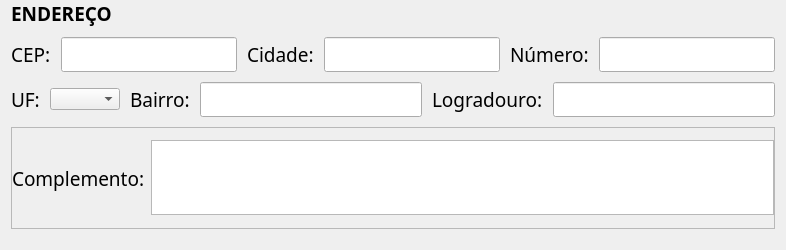
                 <widget class="QFrame" name="frame_Endereco">
                  <property name="minimumSize">
                   <size>
                    <width>0</width>
                    <height>250</height>
                   </size>
                  </property>
                  <property name="styleSheet">
                   <string notr="true"/>
                  </property>
                  <property name="frameShape">
                   <enum>QFrame::NoFrame</enum>
                  </property>
                  <property name="frameShadow">
                   <enum>QFrame::Raised</enum>
                  </property>
                  <layout class="QVBoxLayout" name="verticalLayout_10">
                   <property name="spacing">
                    <number>10</number>
                   </property>
                   <property name="topMargin">
                    <number>0</number>
                   </property>
                   <item>
                    <widget class="QLabel" name="label_Endereco">
                     <property name="font">
                      <font>
                       <family>Tw Cen MT</family>
                       <pointsize>14</pointsize>
                       <weight>75</weight>
                       <bold>true</bold>
                      </font>
                     </property>
                     <property name="text">
                      <string>ENDEREÇO</string>
                     </property>
                    </widget>
                   </item>
                   <item>
                    <widget class="QFrame" name="frame_EnderecoHorizontal1">
                     <property name="frameShape">
                      <enum>QFrame::NoFrame</enum>
                     </property>
                     <property name="frameShadow">
                      <enum>QFrame::Raised</enum>
                     </property>
                     <layout class="QHBoxLayout" name="horizontalLayout_15">
                      <property name="spacing">
                       <number>10</number>
                      </property>
                      <property name="leftMargin">
                       <number>0</number>
                      </property>
                      <property name="topMargin">
                       <number>0</number>
                      </property>
                      <property name="rightMargin">
                       <number>0</number>
                      </property>
                      <property name="bottomMargin">
                       <number>0</number>
                      </property>
                      <item>
                       <widget class="QLabel" name="label_CEP">
                        <property name="font">
                         <font>
                          <family>Tw Cen MT</family>
                          <pointsize>14</pointsize>
                         </font>
                        </property>
                        <property name="text">
                         <string>CEP:</string>
                        </property>
                       </widget>
                      </item>
                      <item>
                       <widget class="QLineEdit" name="lineEdit_CEP">
                        <property name="font">
                         <font>
                          <family>Tw Cen MT</family>
                          <pointsize>14</pointsize>
                         </font>
                        </property>
                        <property name="focusPolicy">
                         <enum>Qt::StrongFocus</enum>
                        </property>
                        <property name="placeholderText">
                         <string/>
                        </property>
                       </widget>
                      </item>
                      <item>
                       <widget class="QLabel" name="label_Cidade">
                        <property name="font">
                         <font>
                          <family>Tw Cen MT</family>
                          <pointsize>14</pointsize>
                         </font>
                        </property>
                        <property name="text">
                         <string>Cidade:</string>
                        </property>
                       </widget>
                      </item>
                      <item>
                       <widget class="QLineEdit" name="lineEdit_Cidade">
                        <property name="font">
                         <font>
                          <family>Tw Cen MT</family>
                          <pointsize>14</pointsize>
                         </font>
                        </property>
                       </widget>
                      </item>
                      <item>
                       <widget class="QLabel" name="label_Numero">
                        <property name="font">
                         <font>
                          <family>Tw Cen MT</family>
                          <pointsize>14</pointsize>
                         </font>
                        </property>
                        <property name="text">
                         <string>Número:</string>
                        </property>
                       </widget>
                      </item>
                      <item>
                       <widget class="QLineEdit" name="lineEdit_Numero">
                        <property name="font">
                         <font>
                          <family>Tw Cen MT</family>
                          <pointsize>14</pointsize>
                         </font>
                        </property>
                       </widget>
                      </item>
                     </layout>
                    </widget>
                   </item>
                   <item>
                    <widget class="QFrame" name="frame_EnderecoHorizontal2">
                     <property name="minimumSize">
                      <size>
                       <width>0</width>
                       <height>0</height>
                      </size>
                     </property>
                     <property name="frameShape">
                      <enum>QFrame::NoFrame</enum>
                     </property>
                     <property name="frameShadow">
                      <enum>QFrame::Raised</enum>
                     </property>
                     <layout class="QHBoxLayout" name="horizontalLayout_16">
                      <property name="spacing">
                       <number>10</number>
                      </property>
                      <property name="leftMargin">
                       <number>0</number>
                      </property>
                      <property name="topMargin">
                       <number>0</number>
                      </property>
                      <property name="rightMargin">
                       <number>0</number>
                      </property>
                      <property name="bottomMargin">
                       <number>0</number>
                      </property>
                      <item>
                       <widget class="QLabel" name="label_UF">
                        <property name="font">
                         <font>
                          <family>Tw Cen MT</family>
                          <pointsize>14</pointsize>
                         </font>
                        </property>
                        <property name="text">
                         <string>UF:</string>
                        </property>
                       </widget>
                      </item>
                      <item>
                       <widget class="QComboBox" name="comboBox_UF">
                        <property name="sizePolicy">
                         <sizepolicy hsizetype="Expanding" vsizetype="Fixed">
                          <horstretch>0</horstretch>
                          <verstretch>0</verstretch>
                         </sizepolicy>
                        </property>
                        <property name="maximumSize">
                         <size>
                          <width>70</width>
                          <height>16777215</height>
                         </size>
                        </property>
                        <property name="cursor">
                         <cursorShape>PointingHandCursor</cursorShape>
                        </property>
                        <item>
                         <property name="text">
                          <string/>
                         </property>
                        </item>
                        <item>
                         <property name="text">
                          <string>AC</string>
                         </property>
                        </item>
                        <item>
                         <property name="text">
                          <string>AL</string>
                         </property>
                        </item>
                        <item>
                         <property name="text">
                          <string>AP</string>
                         </property>
                        </item>
                        <item>
                         <property name="text">
                          <string>AM</string>
                         </property>
                        </item>
                        <item>
                         <property name="text">
                          <string>BA</string>
                         </property>
                        </item>
                        <item>
                         <property name="text">
                          <string>CE</string>
                         </property>
                        </item>
                        <item>
                         <property name="text">
                          <string>DF</string>
                         </property>
                        </item>
                        <item>
                         <property name="text">
                          <string>ES</string>
                         </property>
                        </item>
                        <item>
                         <property name="text">
                          <string>GO</string>
                         </property>
                        </item>
                        <item>
                         <property name="text">
                          <string>MA</string>
                         </property>
                        </item>
                        <item>
                         <property name="text">
                          <string>MT</string>
                         </property>
                        </item>
                        <item>
                         <property name="text">
                          <string>MS</string>
                         </property>
                        </item>
                        <item>
                         <property name="text">
                          <string>MG</string>
                         </property>
                        </item>
                        <item>
                         <property name="text">
                          <string>PA</string>
                         </property>
                        </item>
                        <item>
                         <property name="text">
                          <string>PB</string>
                         </property>
                        </item>
                        <item>
                         <property name="text">
                          <string>PR</string>
                         </property>
                        </item>
                        <item>
                         <property name="text">
                          <string>PE</string>
                         </property>
                        </item>
                        <item>
                         <property name="text">
                          <string>PI</string>
                         </property>
                        </item>
                        <item>
                         <property name="text">
                          <string>RN</string>
                         </property>
                        </item>
                        <item>
                         <property name="text">
                          <string>RS</string>
                         </property>
                        </item>
                        <item>
                         <property name="text">
                          <string>RJ</string>
                         </property>
                        </item>
                        <item>
                         <property name="text">
                          <string>RO</string>
                         </property>
                        </item>
                        <item>
                         <property name="text">
                          <string>RR</string>
                         </property>
                        </item>
                        <item>
                         <property name="text">
                          <string>SC</string>
                         </property>
                        </item>
                        <item>
                         <property name="text">
                          <string>SP</string>
                         </property>
                        </item>
                        <item>
                         <property name="text">
                          <string>SE</string>
                         </property>
                        </item>
                        <item>
                         <property name="text">
                          <string>TO</string>
                         </property>
                        </item>
                       </widget>
                      </item>
                      <item>
                       <widget class="QLabel" name="label_Bairro">
                        <property name="font">
                         <font>
                          <family>Tw Cen MT</family>
                          <pointsize>14</pointsize>
                         </font>
                        </property>
                        <property name="text">
                         <string>Bairro:</string>
                        </property>
                       </widget>
                      </item>
                      <item>
                       <widget class="QLineEdit" name="lineEdit_Bairro">
                        <property name="font">
                         <font>
                          <family>Tw Cen MT</family>
                          <pointsize>14</pointsize>
                         </font>
                        </property>
                       </widget>
                      </item>
                      <item>
                       <widget class="QLabel" name="label_Logradouro">
                        <property name="font">
                         <font>
                          <family>Tw Cen MT</family>
                          <pointsize>14</pointsize>
                         </font>
                        </property>
                        <property name="text">
                         <string>Logradouro:</string>
                        </property>
                       </widget>
                      </item>
                      <item>
                       <widget class="QLineEdit" name="lineEdit_Logradouro">
                        <property name="font">
                         <font>
                          <family>Tw Cen MT</family>
                          <pointsize>14</pointsize>
                         </font>
                        </property>
                       </widget>
                      </item>
                     </layout>
                    </widget>
                   </item>
                   <item>
                    <widget class="QFrame" name="frame_EnderecoHorizontal3">
                     <property name="frameShape">
                      <enum>QFrame::StyledPanel</enum>
                     </property>
                     <property name="frameShadow">
                      <enum>QFrame::Raised</enum>
                     </property>
                     <layout class="QHBoxLayout" name="horizontalLayout_17">
                      <property name="leftMargin">
                       <number>0</number>
                      </property>
                      <property name="topMargin">
                       <number>0</number>
                      </property>
                      <property name="rightMargin">
                       <number>0</number>
                      </property>
                      <property name="bottomMargin">
                       <number>0</number>
                      </property>
                      <item>
                       <widget class="QLabel" name="label_Complemento">
                        <property name="font">
                         <font>
                          <family>Tw Cen MT</family>
                          <pointsize>14</pointsize>
                         </font>
                        </property>
                        <property name="text">
                         <string>Complemento:</string>
                        </property>
                       </widget>
                      </item>
                      <item>
                       <widget class="QTextEdit" name="textEdit_Complemento">
                        <property name="sizePolicy">
                         <sizepolicy hsizetype="Expanding" vsizetype="Expanding">
                          <horstretch>0</horstretch>
                          <verstretch>0</verstretch>
                         </sizepolicy>
                        </property>
                        <property name="minimumSize">
                         <size>
                          <width>0</width>
                          <height>75</height>
                         </size>
                        </property>
                        <property name="maximumSize">
                         <size>
                          <width>16777215</width>
                          <height>75</height>
                         </size>
                        </property>
                       </widget>
                      </item>
                     </layout>
                    </widget>
                   </item>
                   <item>
                    <widget class="QFrame" name="frame_IdentificacaoHorizontal4_2">
                     <property name="frameShape">
                      <enum>QFrame::NoFrame</enum>
                     </property>
                     <property name="frameShadow">
                      <enum>QFrame::Raised</enum>
                     </property>
                     <layout class="QHBoxLayout" name="horizontalLayout_18">
                      <property name="spacing">
                       <number>10</number>
                      </property>
                      <property name="leftMargin">
                       <number>0</number>
                      </property>
                      <property name="topMargin">
                       <number>0</number>
                      </property>
                      <property name="rightMargin">
                       <number>0</number>
                      </property>
                      <property name="bottomMargin">
                       <number>0</number>
                      </property>
                     </layout>
                    </widget>
                   </item>
                  </layout>
                 </widget>
